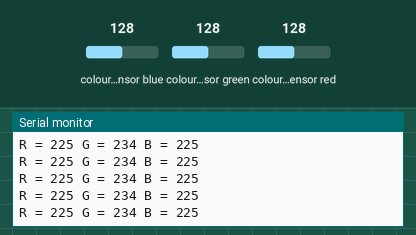
Bench run of a sketch on a simulated ESP32. Shown: the last lines printed to the serial monitor. Wiring (inferred from the names in the program): TCS3200 colour sensor: output GPIO 36; S2 GPIO 34; S3 GPIO 35; S0 GPIO 33; S1 GPIO 32. Inputs (shaded band) come from the test bench; at power-on: colour sensor blue 128, colour sensor red 128, colour sensor green 128.

Above: at 1.2 s.
1.3 s: colour sensor blue set to 5
At 1.31 s:
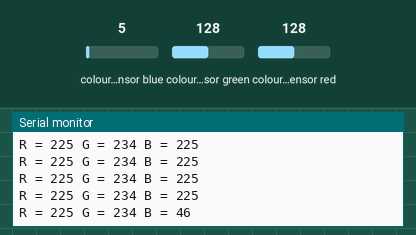
2.8 s: colour sensor red set to 5
At 2.82 s:
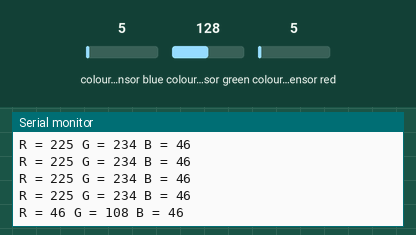
4.3 s: colour sensor blue set to 64
At 4.34 s:
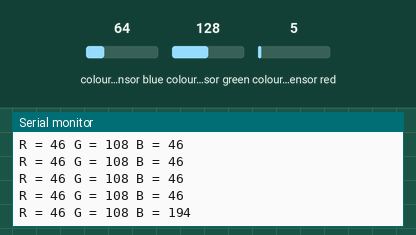
Timing chart, 0 to 7.3 s (numbered marks = the images above; inputs shaded):
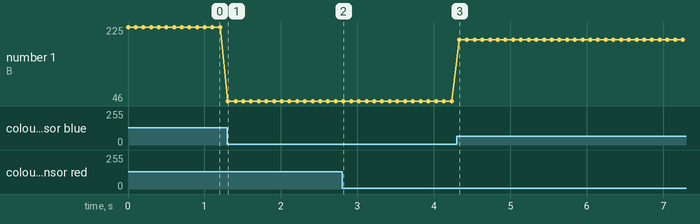

The sketch:

TCS_new.ino
```cpp
/*********
  Rui Santos
  Complete project details at https://randomnerdtutorials.com
*********/

// TCS230 or TCS3200 pins wiring to Arduino
#define S0 33
#define S1 32
#define S2 34
#define S3 35
#define sensorOut 36

#define minRed 10
#define maxRed 250
#define minGreen 10
#define maxGreen 350
#define minBlue 10
#define maxBlue 250

// Stores frequency read by the photodiodes
int redFrequency = 0;
int greenFrequency = 0;
int blueFrequency = 0;

void setup() {
  // Setting the outputs
  pinMode(S0, OUTPUT);
  pinMode(S1, OUTPUT);
  pinMode(S2, OUTPUT);
  pinMode(S3, OUTPUT);

  // Setting the sensorOut as an input
  pinMode(sensorOut, INPUT);

  // Setting frequency scaling to 20%
  digitalWrite(S0,HIGH);
  digitalWrite(S1,LOW);

   // Begins serial communication
  Serial.begin(115200);
}

int red, green, blue;
void loop() {
  // Setting RED (R) filtered photodiodes to be read
  digitalWrite(S2,LOW);
  digitalWrite(S3,LOW);

  // Reading the output frequency
  redFrequency = pulseIn(sensorOut, LOW);
  red = map(redFrequency, minRed, maxRed, 255, 0);

   // Printing the RED (R) value
  Serial.print("R = ");
  Serial.print(red);
  //delay(100);

  // Setting GREEN (G) filtered photodiodes to be read
  digitalWrite(S2,HIGH);
  digitalWrite(S3,HIGH);

  // Reading the output frequency
  greenFrequency = pulseIn(sensorOut, LOW);
  green = map(redFrequency, minGreen, maxGreen, 255, 0);

  // Printing the GREEN (G) value
  Serial.print(" G = ");
  Serial.print(green);
  //delay(100);

  // Setting BLUE (B) filtered photodiodes to be read
  digitalWrite(S2,LOW);
  digitalWrite(S3,HIGH);

  // Reading the output frequency
  blueFrequency = pulseIn(sensorOut, LOW);
  blue = map(blueFrequency, minBlue, maxBlue, 255, 0);

  // Printing the BLUE (B) value
  Serial.print(" B = ");
  Serial.println(blue);
  delay(100);
}
```

Measured:
- after the input at 1.3 s, the serial monitor: prints a new line at once (image 1)
- after the input at 2.8 s, the serial monitor: prints a new line at once (image 2)
- after the input at 4.3 s, the serial monitor: prints a new line at once (image 3)
- plotted number 1: 225 → 46 after the input at 1.3 s, 46 → 194 after the input at 4.3 s
